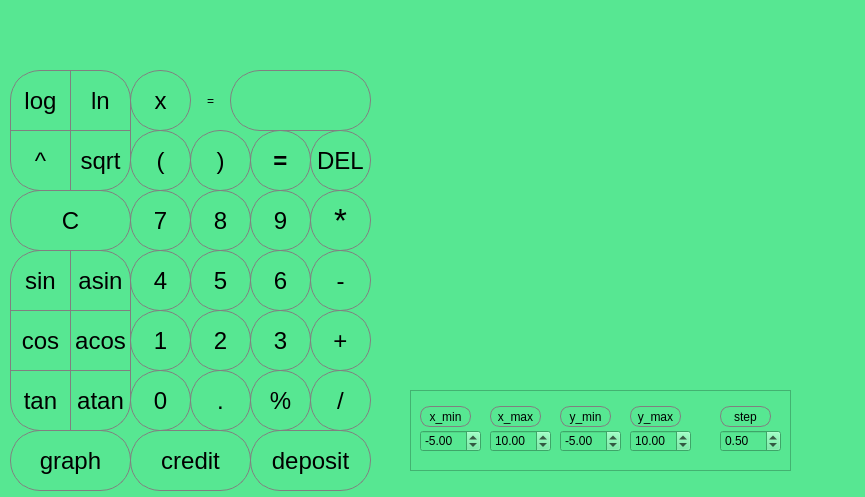
<?xml version="1.0" encoding="UTF-8"?>
<ui version="4.0">
 <class>MainWindow</class>
 <widget class="QMainWindow" name="MainWindow">
  <property name="geometry">
   <rect>
    <x>0</x>
    <y>0</y>
    <width>865</width>
    <height>497</height>
   </rect>
  </property>
  <property name="windowTitle">
   <string>MainWindow</string>
  </property>
  <property name="styleSheet">
   <string notr="true">background: rgb(87, 231, 146);</string>
  </property>
  <widget class="QWidget" name="centralwidget">
   <widget class="QLabel" name="result">
    <property name="geometry">
     <rect>
      <x>10</x>
      <y>10</y>
      <width>361</width>
      <height>61</height>
     </rect>
    </property>
    <property name="styleSheet">
     <string notr="true">QLabel {
  qproperty-alignment: 'AlignVCenter | AlignRight';
  border: 1px solid gray;
color: black;
border-top-right-radius: 30px;
border-top-left-radius: 30px;
border-bottom-right-radius: 30px;
border-bottom-left-radius: 30px;
}

background-color : white;
</string>
    </property>
    <property name="text">
     <string/>
    </property>
    <property name="alignment">
     <set>Qt::AlignRight|Qt::AlignTrailing|Qt::AlignVCenter</set>
    </property>
   </widget>
   <widget class="QPushButton" name="pushButton_C">
    <property name="geometry">
     <rect>
      <x>10</x>
      <y>190</y>
      <width>121</width>
      <height>61</height>
     </rect>
    </property>
    <property name="font">
     <font>
      <pointsize>18</pointsize>
     </font>
    </property>
    <property name="styleSheet">
     <string notr="true">QPushButton {
   border: 1px solid grey;
 background-color:  transparent;
color: black;
border-top-right-radius: 30px;
border-top-left-radius: 30px;
border-bottom-right-radius: 30px;
border-bottom-left-radius: 30px;
}
QPushButton:pressed {
    background-color: rgb(178, 17, 17)
}</string>
    </property>
    <property name="text">
     <string>C</string>
    </property>
   </widget>
   <widget class="QPushButton" name="pushButton_mod">
    <property name="geometry">
     <rect>
      <x>250</x>
      <y>370</y>
      <width>61</width>
      <height>61</height>
     </rect>
    </property>
    <property name="font">
     <font>
      <pointsize>18</pointsize>
     </font>
    </property>
    <property name="styleSheet">
     <string notr="true">QPushButton {
   border: 1px solid grey;
 background-color:  transparent;
color: black;
border-top-right-radius: 30px;
border-top-left-radius: 30px;
border-bottom-right-radius: 30px;
border-bottom-left-radius: 30px;
}
QPushButton:pressed {
    background-color: rgb(11, 213, 131)
}</string>
    </property>
    <property name="text">
     <string>%</string>
    </property>
   </widget>
   <widget class="QPushButton" name="pushButton_div">
    <property name="geometry">
     <rect>
      <x>310</x>
      <y>370</y>
      <width>61</width>
      <height>61</height>
     </rect>
    </property>
    <property name="font">
     <font>
      <pointsize>18</pointsize>
     </font>
    </property>
    <property name="styleSheet">
     <string notr="true">QPushButton {
   border: 1px solid grey;
 background-color:  transparent;
color: black;
border-top-right-radius: 30px;
border-top-left-radius: 30px;
border-bottom-right-radius: 30px;
border-bottom-left-radius: 30px;
}
QPushButton:pressed {
    background-color: rgb(11, 213, 131)
}</string>
    </property>
    <property name="text">
     <string>/</string>
    </property>
   </widget>
   <widget class="QPushButton" name="pushButton_del">
    <property name="geometry">
     <rect>
      <x>310</x>
      <y>130</y>
      <width>61</width>
      <height>61</height>
     </rect>
    </property>
    <property name="font">
     <font>
      <pointsize>18</pointsize>
     </font>
    </property>
    <property name="styleSheet">
     <string notr="true">QPushButton {
   border: 1px solid grey;
 background-color:  transparent;
color: black;
border-top-right-radius: 30px;
border-top-left-radius: 30px;
border-bottom-right-radius: 30px;
border-bottom-left-radius: 30px;
}
QPushButton:pressed {
    background-color: rgb(255, 77, 108);
}</string>
    </property>
    <property name="text">
     <string>DEL</string>
    </property>
   </widget>
   <widget class="QPushButton" name="pushButton_mul">
    <property name="geometry">
     <rect>
      <x>310</x>
      <y>190</y>
      <width>61</width>
      <height>61</height>
     </rect>
    </property>
    <property name="font">
     <font>
      <pointsize>25</pointsize>
     </font>
    </property>
    <property name="layoutDirection">
     <enum>Qt::LeftToRight</enum>
    </property>
    <property name="styleSheet">
     <string notr="true">QPushButton {
   border: 1px solid grey;
 background-color:  transparent;
color: black;
border-top-right-radius: 30px;
border-top-left-radius: 30px;
border-bottom-right-radius: 30px;
border-bottom-left-radius: 30px;
}
QPushButton:pressed {
    background-color: rgb(11, 213, 131)
}</string>
    </property>
    <property name="text">
     <string>*</string>
    </property>
   </widget>
   <widget class="QPushButton" name="pushButton_9">
    <property name="geometry">
     <rect>
      <x>250</x>
      <y>190</y>
      <width>61</width>
      <height>61</height>
     </rect>
    </property>
    <property name="font">
     <font>
      <pointsize>18</pointsize>
     </font>
    </property>
    <property name="styleSheet">
     <string notr="true">QPushButton {
   border: 1px solid grey;
 background-color:  transparent;
color: black;
border-top-right-radius: 30px;
border-top-left-radius: 30px;
border-bottom-right-radius: 30px;
border-bottom-left-radius: 30px;
}
QPushButton:pressed {
    background-color: rgb(11, 213, 131)
}</string>
    </property>
    <property name="text">
     <string>9</string>
    </property>
   </widget>
   <widget class="QPushButton" name="pushButton_7">
    <property name="geometry">
     <rect>
      <x>130</x>
      <y>190</y>
      <width>61</width>
      <height>61</height>
     </rect>
    </property>
    <property name="font">
     <font>
      <pointsize>18</pointsize>
     </font>
    </property>
    <property name="styleSheet">
     <string notr="true">QPushButton {
   border: 1px solid grey;
 background-color:  transparent;
color: black;
border-top-right-radius: 30px;
border-top-left-radius: 30px;
border-bottom-right-radius: 30px;
border-bottom-left-radius: 30px;
}
QPushButton:pressed {
    background-color: rgb(11, 213, 131)
}</string>
    </property>
    <property name="text">
     <string>7</string>
    </property>
   </widget>
   <widget class="QPushButton" name="pushButton_8">
    <property name="geometry">
     <rect>
      <x>190</x>
      <y>190</y>
      <width>61</width>
      <height>61</height>
     </rect>
    </property>
    <property name="font">
     <font>
      <pointsize>18</pointsize>
     </font>
    </property>
    <property name="styleSheet">
     <string notr="true">QPushButton {
   border: 1px solid grey;
 background-color:  transparent;
color: black;
border-top-right-radius: 30px;
border-top-left-radius: 30px;
border-bottom-right-radius: 30px;
border-bottom-left-radius: 30px;
}
QPushButton:pressed {
    background-color: rgb(11, 213, 131)
}</string>
    </property>
    <property name="text">
     <string>8</string>
    </property>
   </widget>
   <widget class="QPushButton" name="pushButton_dot">
    <property name="geometry">
     <rect>
      <x>190</x>
      <y>370</y>
      <width>61</width>
      <height>61</height>
     </rect>
    </property>
    <property name="font">
     <font>
      <pointsize>18</pointsize>
     </font>
    </property>
    <property name="styleSheet">
     <string notr="true">QPushButton {
   border: 1px solid grey;
 background-color:  transparent;
color: black;
border-top-right-radius: 30px;
border-top-left-radius: 30px;
border-bottom-right-radius: 30px;
border-bottom-left-radius: 30px;
}
QPushButton:pressed {
    background-color: rgb(11, 213, 131)
}</string>
    </property>
    <property name="text">
     <string>.</string>
    </property>
   </widget>
   <widget class="QPushButton" name="pushButton_minus">
    <property name="geometry">
     <rect>
      <x>310</x>
      <y>250</y>
      <width>61</width>
      <height>61</height>
     </rect>
    </property>
    <property name="font">
     <font>
      <pointsize>18</pointsize>
     </font>
    </property>
    <property name="styleSheet">
     <string notr="true">QPushButton {
   border: 1px solid grey;
 background-color:  transparent;
color: black;
border-top-right-radius: 30px;
border-top-left-radius: 30px;
border-bottom-right-radius: 30px;
border-bottom-left-radius: 30px;
}
QPushButton:pressed {
    background-color: rgb(11, 213, 131)
}</string>
    </property>
    <property name="text">
     <string>-</string>
    </property>
   </widget>
   <widget class="QPushButton" name="pushButton_0">
    <property name="geometry">
     <rect>
      <x>130</x>
      <y>370</y>
      <width>61</width>
      <height>61</height>
     </rect>
    </property>
    <property name="font">
     <font>
      <pointsize>18</pointsize>
     </font>
    </property>
    <property name="styleSheet">
     <string notr="true">QPushButton {
   border: 1px solid grey;
 background-color:  transparent;
color: black;
border-top-right-radius: 30px;
border-top-left-radius: 30px;
border-bottom-right-radius: 30px;
border-bottom-left-radius: 30px;
}
QPushButton:pressed {
    background-color: rgb(11, 213, 131)
}</string>
    </property>
    <property name="text">
     <string>0</string>
    </property>
   </widget>
   <widget class="QPushButton" name="pushButton_6">
    <property name="geometry">
     <rect>
      <x>250</x>
      <y>250</y>
      <width>61</width>
      <height>61</height>
     </rect>
    </property>
    <property name="font">
     <font>
      <pointsize>18</pointsize>
     </font>
    </property>
    <property name="styleSheet">
     <string notr="true">QPushButton {
   border: 1px solid grey;
 background-color:  transparent;
color: black;
border-top-right-radius: 30px;
border-top-left-radius: 30px;
border-bottom-right-radius: 30px;
border-bottom-left-radius: 30px;
}
QPushButton:pressed {
    background-color: rgb(11, 213, 131)
}</string>
    </property>
    <property name="text">
     <string>6</string>
    </property>
   </widget>
   <widget class="QPushButton" name="pushButton_equal">
    <property name="geometry">
     <rect>
      <x>250</x>
      <y>130</y>
      <width>61</width>
      <height>61</height>
     </rect>
    </property>
    <property name="font">
     <font>
      <pointsize>18</pointsize>
      <italic>false</italic>
      <bold>true</bold>
      <underline>false</underline>
      <strikeout>false</strikeout>
      <kerning>true</kerning>
     </font>
    </property>
    <property name="cursor">
     <cursorShape>ArrowCursor</cursorShape>
    </property>
    <property name="styleSheet">
     <string notr="true">QPushButton {
   border: 1px solid grey;
 background-color:  transparent;
color: black;
border-top-right-radius: 30px;
border-top-left-radius: 30px;
border-bottom-right-radius: 30px;
border-bottom-left-radius: 30px;
}
QPushButton:pressed {
    background-color: rgb(11, 213, 131)
}</string>
    </property>
    <property name="text">
     <string>=</string>
    </property>
   </widget>
   <widget class="QPushButton" name="pushButton_4">
    <property name="geometry">
     <rect>
      <x>130</x>
      <y>250</y>
      <width>61</width>
      <height>61</height>
     </rect>
    </property>
    <property name="font">
     <font>
      <pointsize>18</pointsize>
     </font>
    </property>
    <property name="styleSheet">
     <string notr="true">QPushButton {
   border: 1px solid grey;
 background-color:  transparent;
color: black;
border-top-right-radius: 30px;
border-top-left-radius: 30px;
border-bottom-right-radius: 30px;
border-bottom-left-radius: 30px;
}
QPushButton:pressed {
    background-color: rgb(11, 213, 131)
}</string>
    </property>
    <property name="text">
     <string>4</string>
    </property>
   </widget>
   <widget class="QPushButton" name="pushButton_5">
    <property name="geometry">
     <rect>
      <x>190</x>
      <y>250</y>
      <width>61</width>
      <height>61</height>
     </rect>
    </property>
    <property name="font">
     <font>
      <pointsize>18</pointsize>
     </font>
    </property>
    <property name="styleSheet">
     <string notr="true">QPushButton {
   border: 1px solid grey;
 background-color:  transparent;
color: black;
border-top-right-radius: 30px;
border-top-left-radius: 30px;
border-bottom-right-radius: 30px;
border-bottom-left-radius: 30px;
}
QPushButton:pressed {
    background-color: rgb(11, 213, 131)
}</string>
    </property>
    <property name="text">
     <string>5</string>
    </property>
   </widget>
   <widget class="QPushButton" name="pushButton_2">
    <property name="geometry">
     <rect>
      <x>190</x>
      <y>310</y>
      <width>61</width>
      <height>61</height>
     </rect>
    </property>
    <property name="font">
     <font>
      <pointsize>18</pointsize>
     </font>
    </property>
    <property name="styleSheet">
     <string notr="true">QPushButton {
   border: 1px solid grey;
 background-color:  transparent;
color: black;
border-top-right-radius: 30px;
border-top-left-radius: 30px;
border-bottom-right-radius: 30px;
border-bottom-left-radius: 30px;
}
QPushButton:pressed {
    background-color: rgb(11, 213, 131)
}</string>
    </property>
    <property name="text">
     <string>2</string>
    </property>
   </widget>
   <widget class="QPushButton" name="pushButton_3">
    <property name="geometry">
     <rect>
      <x>250</x>
      <y>310</y>
      <width>61</width>
      <height>61</height>
     </rect>
    </property>
    <property name="font">
     <font>
      <pointsize>18</pointsize>
     </font>
    </property>
    <property name="styleSheet">
     <string notr="true">QPushButton {
   border: 1px solid grey;
 background-color:  transparent;
color: black;
border-top-right-radius: 30px;
border-top-left-radius: 30px;
border-bottom-right-radius: 30px;
border-bottom-left-radius: 30px;
}
QPushButton:pressed {
    background-color: rgb(11, 213, 131)
}</string>
    </property>
    <property name="text">
     <string>3</string>
    </property>
   </widget>
   <widget class="QPushButton" name="pushButton_plus">
    <property name="geometry">
     <rect>
      <x>310</x>
      <y>310</y>
      <width>61</width>
      <height>61</height>
     </rect>
    </property>
    <property name="font">
     <font>
      <pointsize>18</pointsize>
     </font>
    </property>
    <property name="styleSheet">
     <string notr="true">QPushButton {
   border: 1px solid grey;
 background-color:  transparent;
color: black;
border-top-right-radius: 30px;
border-top-left-radius: 30px;
border-bottom-right-radius: 30px;
border-bottom-left-radius: 30px;
}
QPushButton:pressed {
    background-color: rgb(11, 213, 131)
}</string>
    </property>
    <property name="text">
     <string>+</string>
    </property>
   </widget>
   <widget class="QPushButton" name="pushButton_1">
    <property name="geometry">
     <rect>
      <x>130</x>
      <y>310</y>
      <width>61</width>
      <height>61</height>
     </rect>
    </property>
    <property name="font">
     <font>
      <pointsize>18</pointsize>
     </font>
    </property>
    <property name="styleSheet">
     <string notr="true">QPushButton {
   border: 1px solid grey;
 background-color:  transparent;
color: black;
border-top-right-radius: 30px;
border-top-left-radius: 30px;
border-bottom-right-radius: 30px;
border-bottom-left-radius: 30px;

}
QPushButton:pressed {
    background-color: rgb(11, 213, 131)
}</string>
    </property>
    <property name="text">
     <string>1</string>
    </property>
   </widget>
   <widget class="QPushButton" name="pushButton_deg">
    <property name="geometry">
     <rect>
      <x>10</x>
      <y>130</y>
      <width>61</width>
      <height>61</height>
     </rect>
    </property>
    <property name="font">
     <font>
      <pointsize>18</pointsize>
     </font>
    </property>
    <property name="styleSheet">
     <string notr="true">QPushButton {
   border: 1px solid grey;
 background-color:  transparent;
color: black;
border-bottom-left-radius: 30px;
}
QPushButton:pressed {
    background-color: rgb(136, 255, 243);
}</string>
    </property>
    <property name="text">
     <string>^</string>
    </property>
   </widget>
   <widget class="QPushButton" name="pushButton_sqrt">
    <property name="geometry">
     <rect>
      <x>70</x>
      <y>130</y>
      <width>61</width>
      <height>61</height>
     </rect>
    </property>
    <property name="font">
     <font>
      <pointsize>18</pointsize>
     </font>
    </property>
    <property name="styleSheet">
     <string notr="true">QPushButton {
   border: 1px solid grey;
 background-color:  transparent;
color: black;
border-bottom-right-radius: 30px;

}
QPushButton:pressed {
    background-color: rgb(136, 255, 243);
}</string>
    </property>
    <property name="text">
     <string>sqrt</string>
    </property>
   </widget>
   <widget class="QPushButton" name="pushButton_log">
    <property name="geometry">
     <rect>
      <x>10</x>
      <y>70</y>
      <width>61</width>
      <height>61</height>
     </rect>
    </property>
    <property name="font">
     <font>
      <pointsize>18</pointsize>
     </font>
    </property>
    <property name="styleSheet">
     <string notr="true">QPushButton {
   border: 1px solid grey;
 background-color:  transparent;
color: black;

border-top-left-radius: 30px;

}
QPushButton:pressed {
    background-color: rgb(136, 255, 243);
}</string>
    </property>
    <property name="text">
     <string>log</string>
    </property>
   </widget>
   <widget class="QPushButton" name="pushButton_ln">
    <property name="geometry">
     <rect>
      <x>70</x>
      <y>70</y>
      <width>61</width>
      <height>61</height>
     </rect>
    </property>
    <property name="font">
     <font>
      <pointsize>18</pointsize>
     </font>
    </property>
    <property name="styleSheet">
     <string notr="true">QPushButton {
   border: 1px solid grey;
 background-color:  transparent;
color: black;
border-top-right-radius: 30px;

}
QPushButton:pressed {
    background-color: rgb(136, 255, 243);
}</string>
    </property>
    <property name="text">
     <string>ln</string>
    </property>
   </widget>
   <widget class="QPushButton" name="pushButton_sin">
    <property name="geometry">
     <rect>
      <x>10</x>
      <y>250</y>
      <width>61</width>
      <height>61</height>
     </rect>
    </property>
    <property name="font">
     <font>
      <pointsize>18</pointsize>
     </font>
    </property>
    <property name="styleSheet">
     <string notr="true">QPushButton {
   border: 1px solid grey;
 background-color:  transparent;
color: black;

border-top-left-radius: 30px;

}
QPushButton:pressed {
    background-color: rgb(78, 214, 20);
}</string>
    </property>
    <property name="text">
     <string>sin</string>
    </property>
   </widget>
   <widget class="QPushButton" name="pushButton_asin">
    <property name="geometry">
     <rect>
      <x>70</x>
      <y>250</y>
      <width>61</width>
      <height>61</height>
     </rect>
    </property>
    <property name="font">
     <font>
      <pointsize>18</pointsize>
     </font>
    </property>
    <property name="styleSheet">
     <string notr="true">QPushButton {
   border: 1px solid grey;
 background-color:  transparent;
color: black;
border-top-right-radius: 30px;



}
QPushButton:pressed {
    background-color: rgb(78, 214, 20);
}</string>
    </property>
    <property name="text">
     <string>asin</string>
    </property>
   </widget>
   <widget class="QPushButton" name="pushButton_acos">
    <property name="geometry">
     <rect>
      <x>70</x>
      <y>310</y>
      <width>61</width>
      <height>61</height>
     </rect>
    </property>
    <property name="font">
     <font>
      <pointsize>18</pointsize>
     </font>
    </property>
    <property name="styleSheet">
     <string notr="true">QPushButton {
   border: 1px solid grey;
 background-color:  transparent;
color: black;

}
QPushButton:pressed {
    background-color: rgb(78, 214, 20);
}</string>
    </property>
    <property name="text">
     <string>acos</string>
    </property>
   </widget>
   <widget class="QPushButton" name="pushButton_cos">
    <property name="geometry">
     <rect>
      <x>10</x>
      <y>310</y>
      <width>61</width>
      <height>61</height>
     </rect>
    </property>
    <property name="font">
     <font>
      <pointsize>18</pointsize>
     </font>
    </property>
    <property name="styleSheet">
     <string notr="true">QPushButton {
   border: 1px solid grey;
 background-color:  transparent;
color: black;

}
QPushButton:pressed {
    background-color: rgb(78, 214, 20);
}</string>
    </property>
    <property name="text">
     <string>cos</string>
    </property>
   </widget>
   <widget class="QPushButton" name="pushButton_tan">
    <property name="geometry">
     <rect>
      <x>10</x>
      <y>370</y>
      <width>61</width>
      <height>61</height>
     </rect>
    </property>
    <property name="font">
     <font>
      <pointsize>18</pointsize>
     </font>
    </property>
    <property name="styleSheet">
     <string notr="true">QPushButton {
   border: 1px solid grey;
 background-color:  transparent;
color: black;
border-bottom-left-radius: 30px;
}
QPushButton:pressed {
    background-color: rgb(78, 214, 20);
}</string>
    </property>
    <property name="text">
     <string>tan</string>
    </property>
   </widget>
   <widget class="QPushButton" name="pushButton_atan">
    <property name="geometry">
     <rect>
      <x>70</x>
      <y>370</y>
      <width>61</width>
      <height>61</height>
     </rect>
    </property>
    <property name="font">
     <font>
      <pointsize>18</pointsize>
     </font>
    </property>
    <property name="styleSheet">
     <string notr="true">QPushButton {
   border: 1px solid grey;
 background-color:  transparent;
color: black;

border-bottom-right-radius: 30px;
}
QPushButton:pressed {
    background-color: rgb(78, 214, 20);
}</string>
    </property>
    <property name="text">
     <string>atan</string>
    </property>
   </widget>
   <widget class="QPushButton" name="pushButton_rightBracket">
    <property name="geometry">
     <rect>
      <x>190</x>
      <y>130</y>
      <width>61</width>
      <height>61</height>
     </rect>
    </property>
    <property name="font">
     <font>
      <pointsize>18</pointsize>
     </font>
    </property>
    <property name="styleSheet">
     <string notr="true">QPushButton {
   border: 1px solid grey;
 background-color:  transparent;
color: black;
border-top-right-radius: 30px;
border-top-left-radius: 30px;
border-bottom-right-radius: 30px;
border-bottom-left-radius: 30px;
}
QPushButton:pressed {
    background-color: rgb(11, 213, 131)
}</string>
    </property>
    <property name="text">
     <string>)</string>
    </property>
   </widget>
   <widget class="QPushButton" name="pushButton_leftBracket">
    <property name="geometry">
     <rect>
      <x>130</x>
      <y>130</y>
      <width>61</width>
      <height>61</height>
     </rect>
    </property>
    <property name="font">
     <font>
      <pointsize>18</pointsize>
     </font>
    </property>
    <property name="styleSheet">
     <string notr="true">QPushButton {
   border: 1px solid grey;
 background-color:  transparent;
color: black;
border-top-right-radius: 30px;
border-top-left-radius: 30px;
border-bottom-right-radius: 30px;
border-bottom-left-radius: 30px;
}
QPushButton:pressed {
    background-color: rgb(11, 213, 131)
}</string>
    </property>
    <property name="text">
     <string>(</string>
    </property>
   </widget>
   <widget class="QPushButton" name="pushButton_x">
    <property name="geometry">
     <rect>
      <x>130</x>
      <y>70</y>
      <width>61</width>
      <height>61</height>
     </rect>
    </property>
    <property name="font">
     <font>
      <pointsize>18</pointsize>
     </font>
    </property>
    <property name="styleSheet">
     <string notr="true">QPushButton {
   border: 1px solid grey;
 background-color:  transparent;
color: black;
border-top-right-radius: 30px;
border-top-left-radius: 30px;
border-bottom-right-radius: 30px;
border-bottom-left-radius: 30px;
}
QPushButton:pressed {
    background-color: rgb(11, 213, 131)
}</string>
    </property>
    <property name="text">
     <string>x</string>
    </property>
   </widget>
   <widget class="QPushButton" name="pushButton_graph">
    <property name="geometry">
     <rect>
      <x>10</x>
      <y>430</y>
      <width>121</width>
      <height>61</height>
     </rect>
    </property>
    <property name="font">
     <font>
      <pointsize>18</pointsize>
     </font>
    </property>
    <property name="styleSheet">
     <string notr="true">QPushButton {
   border: 1px solid grey;
 background-color:  transparent;
color: black;
border-top-right-radius: 30px;
border-top-left-radius: 30px;
border-bottom-right-radius: 30px;
border-bottom-left-radius: 30px;
}
QPushButton:pressed {
    background-color: rgb(11, 213, 131)
}</string>
    </property>
    <property name="text">
     <string>graph</string>
    </property>
   </widget>
   <widget class="QPushButton" name="pushButton_credit">
    <property name="geometry">
     <rect>
      <x>130</x>
      <y>430</y>
      <width>121</width>
      <height>61</height>
     </rect>
    </property>
    <property name="font">
     <font>
      <pointsize>18</pointsize>
     </font>
    </property>
    <property name="styleSheet">
     <string notr="true">QPushButton {
   border: 1px solid grey;
 background-color:  transparent;
color: black;
border-top-right-radius: 30px;
border-top-left-radius: 30px;
border-bottom-right-radius: 30px;
border-bottom-left-radius: 30px;
}
QPushButton:pressed {
    background-color: rgb(11, 213, 131)
}</string>
    </property>
    <property name="text">
     <string>credit</string>
    </property>
   </widget>
   <widget class="QPushButton" name="pushButton_deposit">
    <property name="geometry">
     <rect>
      <x>250</x>
      <y>430</y>
      <width>121</width>
      <height>61</height>
     </rect>
    </property>
    <property name="font">
     <font>
      <pointsize>18</pointsize>
     </font>
    </property>
    <property name="styleSheet">
     <string notr="true">QPushButton {
   border: 1px solid grey;
 background-color:  transparent;
color: black;
border-top-right-radius: 30px;
border-top-left-radius: 30px;
border-bottom-right-radius: 30px;
border-bottom-left-radius: 30px;
}
QPushButton:pressed {
    background-color: rgb(11, 213, 131)
}</string>
    </property>
    <property name="text">
     <string>deposit</string>
    </property>
   </widget>
   <widget class="QLineEdit" name="insert_x">
    <property name="geometry">
     <rect>
      <x>230</x>
      <y>70</y>
      <width>141</width>
      <height>61</height>
     </rect>
    </property>
    <property name="styleSheet">
     <string notr="true">QLineEdit {
  qproperty-alignment: 'AlignVCenter | AlignRight';
  border: 1px solid gray;
color: black;
border-top-right-radius: 30px;
border-top-left-radius: 30px;
border-bottom-right-radius: 30px;
border-bottom-left-radius: 30px;
}

</string>
    </property>
    <property name="maxLength">
     <number>9</number>
    </property>
    <property name="frame">
     <bool>true</bool>
    </property>
   </widget>
   <widget class="QLabel" name="label">
    <property name="enabled">
     <bool>false</bool>
    </property>
    <property name="geometry">
     <rect>
      <x>200</x>
      <y>90</y>
      <width>21</width>
      <height>21</height>
     </rect>
    </property>
    <property name="layoutDirection">
     <enum>Qt::RightToLeft</enum>
    </property>
    <property name="autoFillBackground">
     <bool>false</bool>
    </property>
    <property name="styleSheet">
     <string notr="true">QLabel {

color: black;

}
</string>
    </property>
    <property name="frameShape">
     <enum>QFrame::NoFrame</enum>
    </property>
    <property name="text">
     <string>=</string>
    </property>
    <property name="alignment">
     <set>Qt::AlignCenter</set>
    </property>
   </widget>
   <widget class="QCustomPlot" name="widget" native="true">
    <property name="geometry">
     <rect>
      <x>390</x>
      <y>70</y>
      <width>431</width>
      <height>301</height>
     </rect>
    </property>
   </widget>
   <widget class="QFrame" name="frame">
    <property name="geometry">
     <rect>
      <x>410</x>
      <y>390</y>
      <width>381</width>
      <height>81</height>
     </rect>
    </property>
    <property name="frameShape">
     <enum>QFrame::StyledPanel</enum>
    </property>
    <property name="frameShadow">
     <enum>QFrame::Raised</enum>
    </property>
    <widget class="QDoubleSpinBox" name="doubleSpinBox_step">
     <property name="geometry">
      <rect>
       <x>310</x>
       <y>40</y>
       <width>61</width>
       <height>22</height>
      </rect>
     </property>
     <property name="styleSheet">
      <string notr="true">color:black;</string>
     </property>
     <property name="maximum">
      <double>10.990000000000000</double>
     </property>
     <property name="singleStep">
      <double>0.100000000000000</double>
     </property>
     <property name="value">
      <double>0.500000000000000</double>
     </property>
    </widget>
    <widget class="QDoubleSpinBox" name="doubleSpinBox_y_min">
     <property name="geometry">
      <rect>
       <x>150</x>
       <y>40</y>
       <width>61</width>
       <height>22</height>
      </rect>
     </property>
     <property name="styleSheet">
      <string notr="true">color:black;</string>
     </property>
     <property name="minimum">
      <double>-1000.000000000000000</double>
     </property>
     <property name="maximum">
      <double>1000.990000000000009</double>
     </property>
     <property name="value">
      <double>-5.000000000000000</double>
     </property>
    </widget>
    <widget class="QDoubleSpinBox" name="doubleSpinBox_x_max">
     <property name="geometry">
      <rect>
       <x>80</x>
       <y>40</y>
       <width>61</width>
       <height>22</height>
      </rect>
     </property>
     <property name="styleSheet">
      <string notr="true">color:black;</string>
     </property>
     <property name="minimum">
      <double>-1000.000000000000000</double>
     </property>
     <property name="maximum">
      <double>1000.990000000000009</double>
     </property>
     <property name="value">
      <double>10.000000000000000</double>
     </property>
    </widget>
    <widget class="QLabel" name="label_6">
     <property name="geometry">
      <rect>
       <x>310</x>
       <y>16</y>
       <width>51</width>
       <height>21</height>
      </rect>
     </property>
     <property name="styleSheet">
      <string notr="true">QLabel
{
 border: 1px solid grey;
 background-color:  transparent;
color: black;
border-top-right-radius: 10px;
border-top-left-radius: 10px;
border-bottom-right-radius: 10px;
border-bottom-left-radius: 10px;
}</string>
     </property>
     <property name="text">
      <string>step</string>
     </property>
     <property name="alignment">
      <set>Qt::AlignCenter</set>
     </property>
    </widget>
    <widget class="QLabel" name="label_5">
     <property name="geometry">
      <rect>
       <x>150</x>
       <y>16</y>
       <width>51</width>
       <height>21</height>
      </rect>
     </property>
     <property name="styleSheet">
      <string notr="true">QLabel
{
 border: 1px solid grey;
 background-color:  transparent;
color: black;
border-top-right-radius: 10px;
border-top-left-radius: 10px;
border-bottom-right-radius: 10px;
border-bottom-left-radius: 10px;
}</string>
     </property>
     <property name="text">
      <string>y_min</string>
     </property>
     <property name="alignment">
      <set>Qt::AlignCenter</set>
     </property>
    </widget>
    <widget class="QLabel" name="label_2">
     <property name="geometry">
      <rect>
       <x>10</x>
       <y>16</y>
       <width>51</width>
       <height>21</height>
      </rect>
     </property>
     <property name="styleSheet">
      <string notr="true">QLabel
{
 border: 1px solid grey;
 background-color:  transparent;
color: black;
border-top-right-radius: 10px;
border-top-left-radius: 10px;
border-bottom-right-radius: 10px;
border-bottom-left-radius: 10px;
}</string>
     </property>
     <property name="text">
      <string>x_min</string>
     </property>
     <property name="alignment">
      <set>Qt::AlignCenter</set>
     </property>
    </widget>
    <widget class="QDoubleSpinBox" name="doubleSpinBox_x_min">
     <property name="geometry">
      <rect>
       <x>10</x>
       <y>40</y>
       <width>61</width>
       <height>22</height>
      </rect>
     </property>
     <property name="styleSheet">
      <string notr="true">color:black;</string>
     </property>
     <property name="minimum">
      <double>-1000.000000000000000</double>
     </property>
     <property name="maximum">
      <double>1000.000000000000000</double>
     </property>
     <property name="value">
      <double>-5.000000000000000</double>
     </property>
    </widget>
    <widget class="QLabel" name="label_4">
     <property name="geometry">
      <rect>
       <x>220</x>
       <y>16</y>
       <width>51</width>
       <height>21</height>
      </rect>
     </property>
     <property name="styleSheet">
      <string notr="true">QLabel
{
 border: 1px solid grey;
 background-color:  transparent;
color: black;
border-top-right-radius: 10px;
border-top-left-radius: 10px;
border-bottom-right-radius: 10px;
border-bottom-left-radius: 10px;
}</string>
     </property>
     <property name="text">
      <string>y_max</string>
     </property>
     <property name="alignment">
      <set>Qt::AlignCenter</set>
     </property>
    </widget>
    <widget class="QDoubleSpinBox" name="doubleSpinBox_y_max">
     <property name="geometry">
      <rect>
       <x>220</x>
       <y>40</y>
       <width>61</width>
       <height>22</height>
      </rect>
     </property>
     <property name="styleSheet">
      <string notr="true">color:black;</string>
     </property>
     <property name="minimum">
      <double>-1000.000000000000000</double>
     </property>
     <property name="maximum">
      <double>1000.990000000000009</double>
     </property>
     <property name="value">
      <double>10.000000000000000</double>
     </property>
    </widget>
    <widget class="QLabel" name="label_3">
     <property name="geometry">
      <rect>
       <x>80</x>
       <y>16</y>
       <width>51</width>
       <height>21</height>
      </rect>
     </property>
     <property name="styleSheet">
      <string notr="true">QLabel
{
 border: 1px solid grey;
 background-color:  transparent;
color: black;
border-top-right-radius: 10px;
border-top-left-radius: 10px;
border-bottom-right-radius: 10px;
border-bottom-left-radius: 10px;
}</string>
     </property>
     <property name="text">
      <string>x_max</string>
     </property>
     <property name="alignment">
      <set>Qt::AlignCenter</set>
     </property>
    </widget>
   </widget>
  </widget>
 </widget>
 <customwidgets>
  <customwidget>
   <class>QCustomPlot</class>
   <extends>QWidget</extends>
   <header>qcustomplot.h</header>
   <container>1</container>
  </customwidget>
 </customwidgets>
 <resources/>
 <connections/>
</ui>
